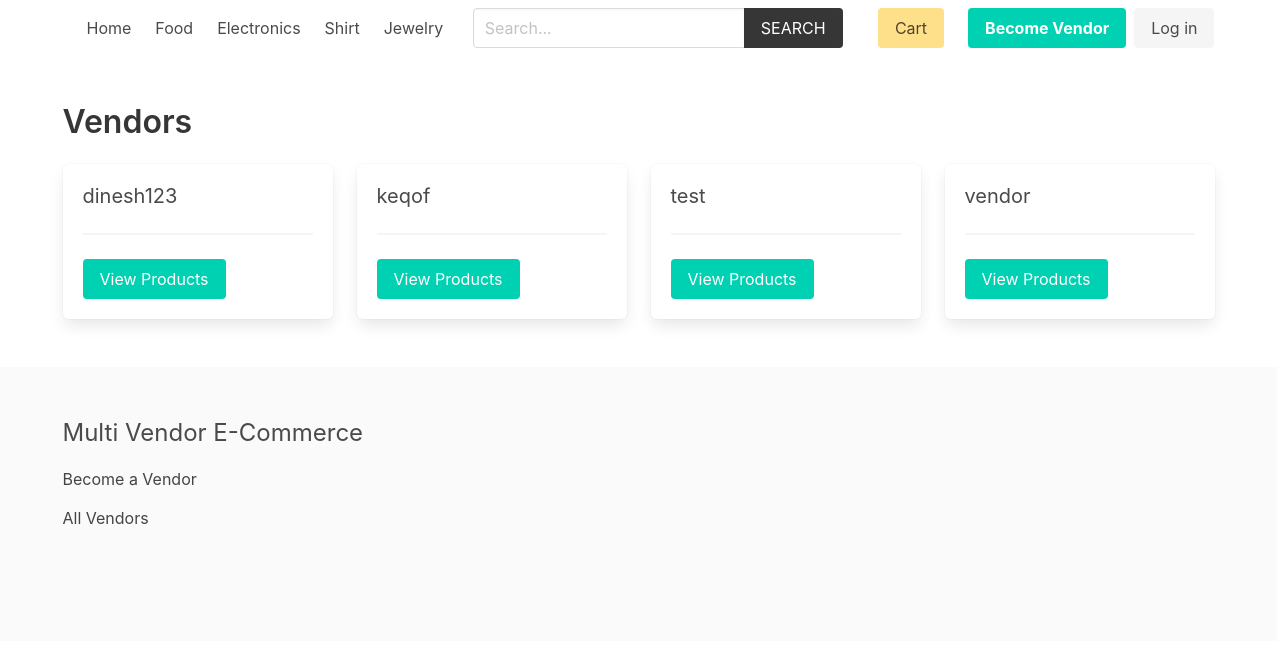
Screenshot of /vendor/ with the database file from the repository.
### product/models.py (models this page shows, shortened)
class Category(models.Model):
    title = models.CharField(max_length=50)
    slug = models.SlugField(max_length=55)
    ordering = models.IntegerField(default=0)
    class Meta:
        ordering = ['ordering']

### vendor/models.py (models this page shows, shortened)
class Vendor(models.Model):
    name = models.CharField(max_length=255)
    created_at = models.DateTimeField(auto_now_add=True)
    created_by = models.OneToOneField(User, related_name='vendor', on_delete=models.CASCADE)
    class Meta:
        ordering = ['name']

### vendor/views.py (the view)
# urls.py: path('', views.vendors, name="vendors"),
def vendors(request):
    vendors = Vendor.objects.all()
    return render(request, 'vendor/vendors.html', {'vendors': vendors})

### cart/cart.py (called while the page is built)
    def __len__(self):
        return sum(item['quantity'] for item in self.cart.values())

### cart/context_processors.py (called while the page is built)
def cart(request):
    return {'cart': Cart(request)}

### product/context_processors.py (called while the page is built)
def menu_categories(request):
    categories = Category.objects.all()
    return {'categories': categories}

### templates/vendor/vendors.html (shortened to what this page needs)
{% extends 'core/base.html' %}
{% block content %}
    <h1 class="title">Vendors</h1>
    <div class="columns is-multiline">
        {% for vendor in vendors %}
            <div class="column is-3">
                <div class="box">
                    <h2 class="subtitle">
                        {{ vendor.name }}
                    </h2>
                    <hr>
                    <a href="{% url 'vendor:vendor' vendor.id %}" class="button is-primary ">View Products</a>
                </div>
            </div>
        {% endfor %}
    </div>
{% endblock content %}

### templates/core/base.html (shortened to what this page needs)
{% load static %}
<!DOCTYPE html>
<html lang="en">
<head>
    <link rel="stylesheet" href="https://cdn.jsdelivr.net/npm/bulma@0.9.2/css/bulma.min.css">
    <link rel="stylesheet" href="{% static 'css/main.css' %}">
</head>
<body>
    <div class="container">
        <nav class="navbar" role="navigation" aria-label="main navigation">
            <div class="navbar-brand">
                <a class="navbar-item" href="{% url 'core:home' %}">
                </a>
            </div>
            <div id="navbarBasicExample" class="navbar-menu">
                <div class="navbar-start">
                <a class="navbar-item" href="{% url 'core:home' %}">
                    Home
                </a>
                {% for category in categories %}
                    <a class="navbar-item" href="{% url 'product:category' category.slug %}">
                        {{category.title}}
                    </a>
                {% endfor %}
                </div>
                <div class="navbar-start">
                    <div class="navbar-item">
                        <form method="get" action="{% url 'product:search' %}">
                            <div class="field has-addons">
                                <div class="control">
                                    <input type="search" name="query" id="" class="input" placeholder="Search...">
                                </div>
                                <div class="control">
                                    <button class="button is-dark is-uppercase">Search</button>
                                </div>
                            </div>
                        </form>
                    </div>
                </div>
                <div class="navbar-end">
                <div class="navbar-item">
                    <a href="{% url 'cart:cart' %}" class="button is-warning">Cart {% if cart %}({{cart|length}}){% endif %}</a>
                </div>
                {% if request.user.is_authenticated %}
                <div class="navbar-item has-dropdown is-hoverable">
                    <a class="navbar-link is-capitalized">
                    {{user.vendor.name}}
                    </a>
                    <div class="navbar-dropdown">
                    <a class="navbar-item" href="{% url 'vendor:vendor-admin' %}">
                        Profile
                    </a>
                    <a class="navbar-item" href="{% url 'vendor:edit-vendor' %}">
                        Update Profile
                    </a>
                    <a class="navbar-item" href="{% url 'vendor:add-product' %}">
                        Add Product
                    </a>
                    <hr class="navbar-divider">
                    <a class="navbar-item" href="{% url 'vendor:logout' %}">
                        Logout
                    </a>
                    </div>
                </div>
                {% else %}
                <div class="navbar-item">
                    <div class="buttons">
                        <a class="button is-primary" href="{% url 'vendor:become-vendor' %}">
                            <strong>Become Vendor</strong>
                        </a>
                        <a class="button is-light" href="{% url 'vendor:login' %}">
                            Log in
                        </a>
                    </div>
                </div>
                {% endif %}
                </div>
            </div>
            </nav>
    </div>
    <section class="section">
        <div class="container">
            {% block content %}{% endblock content %}
        </div>
    </section>
    <footer class="footer">
        <div class="container">
            <h3 class="is-size-4 mb-4">Multi Vendor E-Commerce</h3>
            {% if request.user.is_authenticated %}
                <a href="{% url 'vendor:vendor-admin' %}">Vendor Admin</a>
            {% else %}
                <a href="{% url 'vendor:become-vendor' %}">Become a Vendor</a>
            {% endif %}
            <br>
            <a href="{% url 'vendor:vendors' %}">All Vendors</a>
        </div>
    </footer>
</body>
</html>

### core/static/css/main.css (style rules this page uses)
.footer a { margin-bottom: 15px; display: inline-block; color: #444; }

### rows the page displays
Category: title "Food"
Category: title "Electronics"
Category: title "Shirt"
Category: title "Jewelry"
Vendor: name "dinesh123"
Vendor: name "keqof"
Vendor: name "test"
Vendor: name "vendor"
